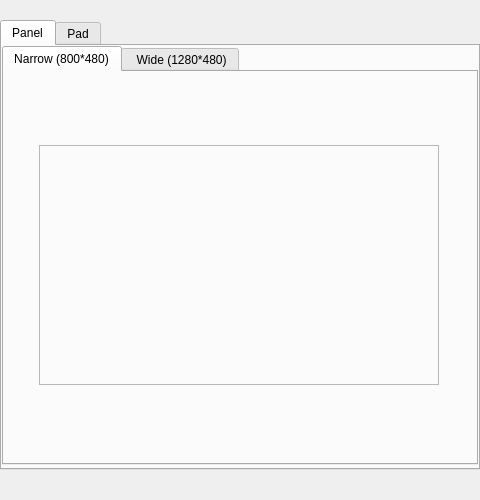
<?xml version="1.0" encoding="UTF-8"?>
<ui version="4.0">
 <class>Touch</class>
 <widget class="QWidget" name="Touch">
  <property name="windowModality">
   <enum>Qt::NonModal</enum>
  </property>
  <property name="geometry">
   <rect>
    <x>0</x>
    <y>0</y>
    <width>480</width>
    <height>500</height>
   </rect>
  </property>
  <property name="windowTitle">
   <string>Touch</string>
  </property>
  <property name="toolTip">
   <string>Touch</string>
  </property>
  <property name="statusTip">
   <string>Touch</string>
  </property>
  <property name="whatsThis">
   <string>Touch</string>
  </property>
  <widget class="QTabWidget" name="touchTab">
   <property name="geometry">
    <rect>
     <x>0</x>
     <y>20</y>
     <width>480</width>
     <height>450</height>
    </rect>
   </property>
   <property name="tabPosition">
    <enum>QTabWidget::North</enum>
   </property>
   <property name="tabShape">
    <enum>QTabWidget::Rounded</enum>
   </property>
   <property name="currentIndex">
    <number>0</number>
   </property>
   <property name="usesScrollButtons">
    <bool>true</bool>
   </property>
   <widget class="QWidget" name="panelTab">
    <attribute name="title">
     <string>Panel</string>
    </attribute>
    <widget class="QTabWidget" name="panelResolution">
     <property name="geometry">
      <rect>
       <x>0</x>
       <y>0</y>
       <width>476</width>
       <height>419</height>
      </rect>
     </property>
     <property name="currentIndex">
      <number>0</number>
     </property>
     <widget class="QWidget" name="narrowTab">
      <property name="toolTip">
       <string/>
      </property>
      <property name="statusTip">
       <string/>
      </property>
      <property name="whatsThis">
       <string/>
      </property>
      <attribute name="title">
       <string>Narrow (800*480)</string>
      </attribute>
      <widget class="QFrame" name="narrowArea">
       <property name="geometry">
        <rect>
         <x>35</x>
         <y>73</y>
         <width>400</width>
         <height>240</height>
        </rect>
       </property>
       <property name="frameShape">
        <enum>QFrame::StyledPanel</enum>
       </property>
       <property name="frameShadow">
        <enum>QFrame::Raised</enum>
       </property>
      </widget>
     </widget>
     <widget class="QWidget" name="wideTab">
      <property name="toolTip">
       <string/>
      </property>
      <property name="statusTip">
       <string/>
      </property>
      <property name="whatsThis">
       <string/>
      </property>
      <attribute name="title">
       <string> Wide (1280*480)</string>
      </attribute>
      <widget class="QFrame" name="wideArea">
       <property name="geometry">
        <rect>
         <x>35</x>
         <y>118</y>
         <width>400</width>
         <height>150</height>
        </rect>
       </property>
       <property name="frameShape">
        <enum>QFrame::StyledPanel</enum>
       </property>
       <property name="frameShadow">
        <enum>QFrame::Raised</enum>
       </property>
      </widget>
     </widget>
    </widget>
   </widget>
   <widget class="QWidget" name="padTab">
    <attribute name="title">
     <string>Pad</string>
    </attribute>
    <widget class="QTabWidget" name="padCoord">
     <property name="geometry">
      <rect>
       <x>0</x>
       <y>0</y>
       <width>476</width>
       <height>419</height>
      </rect>
     </property>
     <property name="currentIndex">
      <number>0</number>
     </property>
     <widget class="TouchPadWidget" name="relativeTab">
      <attribute name="title">
       <string>Relative</string>
      </attribute>
     </widget>
     <widget class="TouchPadWidget" name="absolutePad">
      <attribute name="title">
       <string>Absolute</string>
      </attribute>
     </widget>
    </widget>
   </widget>
  </widget>
  <widget class="QLabel" name="touchTip">
   <property name="geometry">
    <rect>
     <x>10</x>
     <y>475</y>
     <width>200</width>
     <height>20</height>
    </rect>
   </property>
   <property name="text">
    <string/>
   </property>
   <property name="textFormat">
    <enum>Qt::AutoText</enum>
   </property>
  </widget>
 </widget>
 <customwidgets>
  <customwidget>
   <class>TouchPadWidget</class>
   <extends>QWidget</extends>
   <header location="global">touchpadwidget.h</header>
   <container>1</container>
  </customwidget>
 </customwidgets>
 <resources/>
 <connections/>
</ui>
